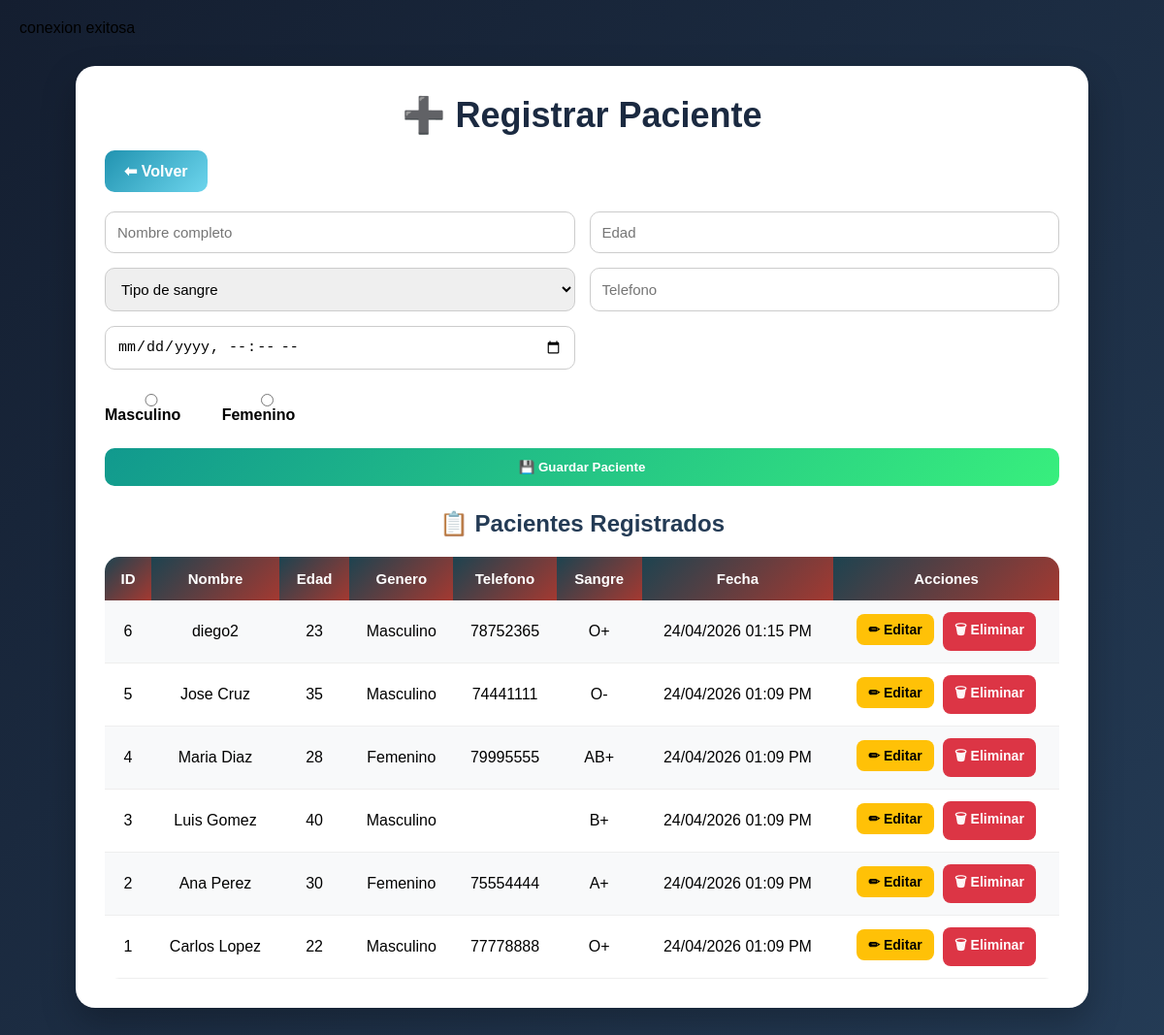
The app's page /agregar.php (signed in) with its own data.
### tables this page shows
CREATE TABLE `pacientes` (
  `id` int(11) NOT NULL,
  `nombre` varchar(100) NOT NULL,
  `edad` int(11) NOT NULL,
  `genero` enum('Masculino','Femenino') NOT NULL,
  `telefono` varchar(20) DEFAULT NULL,
  `tipo_sangre` varchar(5) NOT NULL,
  `fecha_registro` timestamp NULL DEFAULT NULL
);

### agregar.php (the view, shortened to what this page needs)
<?php
include("conexion.php");
$lista = $conexion->query("SELECT * FROM pacientes ORDER BY id DESC");
?>
<!DOCTYPE html>
<html lang="es">
<head>
<link rel="stylesheet" href="css/estilos.css">
</head>
<body>
<div class="contenedor">
<h1>➕ Registrar Paciente</h1>
<div style="margin-bottom:15px;">
<a href="dashboard.php" class="boton-secundario">⬅ Volver</a>
</div>
<form method="POST" class="formulario">
<input type="text" name="nombre" placeholder="Nombre completo" required>
<input type="number" name="edad" placeholder="Edad" required>
<select name="tipo" required>
<option value="">Tipo de sangre</option>
</select>
<input type="text" name="telefono" placeholder="Telefono">
<input type="datetime-local" name="fecha">
<div class="radio-box">
<label>
<input type="radio" name="genero" value="Masculino" required>
Masculino
</label>
<label>
<input type="radio" name="genero" value="Femenino">
Femenino
</label>
</div>
<button type="submit" name="guardar">💾 Guardar Paciente</button>
</form>
<h2>📋 Pacientes Registrados</h2>
<table>
<tr>
<th>ID</th>
<th>Nombre</th>
<th>Edad</th>
<th>Genero</th>
<th>Telefono</th>
<th>Sangre</th>
<th>Fecha</th>
<th>Acciones</th>
</tr>
<?php while($fila = $lista->fetch_assoc()){ ?>
<tr>
<td><?= $fila['id']; ?></td>
<td><?= $fila['nombre']; ?></td>
<td><?= $fila['edad']; ?></td>
<td><?= $fila['genero']; ?></td>
<td><?= $fila['telefono']; ?></td>
<td><?= $fila['tipo_sangre']; ?></td>
<td>
<?php
if($fila['fecha_registro']==NULL || $fila['fecha_registro']==""){
echo "Sin fecha registrada";
}else{
echo date("d/m/Y h:i A", strtotime($fila['fecha_registro']));
}
?>
</td>
<td>
<a href="editar.php?id=<?= $fila['id']; ?>" class="btn-editar">
✏ Editar
</a>
<a href="eliminar.php?id=<?= $fila['id']; ?>"
class="btn-eliminar"
onclick="return confirm('¿Seguro que deseas eliminar este paciente?')">
🗑 Eliminar
</a>
</td>
</tr>
<?php } ?>
</table>
</div>
</body>
</html>

### css/estilos.css (style rules this page uses)
* { margin:0; padding:0; box-sizing:border-box; }
body { font-family:Arial, Helvetica, sans-serif; background:linear-gradient(135deg,#141e30,#243b55); min-height:100vh; padding:20px; }
.contenedor, .panel { width:90%; max-width:1150px; margin:30px auto; background:white; padding:30px; border-radius:20px; box-shadow:0 15px 35px rgba(0,0,0,.25); }
h1 { text-align:center; font-size:36px; margin-bottom:15px; color:#1b2a41; }
h2 { text-align:center; margin:25px 0 15px; color:#243b55; }
button, .boton-secundario, a.boton { display:inline-block; padding:12px 20px; border:none; border-radius:10px; background:linear-gradient(135deg,#11998e,#38ef7d); color:white; text-decoration:none; font-weight:bold; cursor:pointer; transition:.3s; }
.boton-secundario { background:linear-gradient(135deg,#2193b0,#6dd5ed); }
.formulario { display:grid; grid-template-columns:1fr 1fr; gap:15px; margin-top:20px; }
.formulario input, .formulario select { padding:12px; border:1px solid #ccc; border-radius:10px; font-size:15px; outline:none; transition:.3s; width:100%; }
.radio-box { grid-column:1/3; display:flex; gap:25px; padding:10px 0; font-weight:bold; }
.formulario button { grid-column:1/3; }
table { width:100%; border-collapse:collapse; margin-top:20px; overflow:hidden; border-radius:15px; }
th { background:linear-gradient(135deg,#1d4350,#a43931); color:white; padding:14px; font-size:15px; }
td { padding:12px; text-align:center; border-bottom:1px solid #eee; }
tr:nth-child(even) { background:#f8f9fa; }
.btn-editar { background:#ffc107; color:black; padding:8px 12px; border-radius:8px; text-decoration:none; font-size:14px; font-weight:bold; margin-right:5px; display:inline-block; }
.btn-eliminar { background:#dc3545; color:white; padding:8px 12px; border-radius:8px; text-decoration:none; font-size:14px; font-weight:bold; display:inline-block; }
a { text-decoration:none; }

### records on screen
pacientes: id "6", nombre "diego2", edad "23", genero "Masculino", telefono "78752365", tipo_sangre "O+", fecha_registro "24/04/2026 01:15 PM"
pacientes: id "5", nombre "Jose Cruz", edad "35", genero "Masculino", telefono "74441111", tipo_sangre "O-", fecha_registro "24/04/2026 01:09 PM"
pacientes: id "4", nombre "Maria Diaz", edad "28", genero "Femenino", telefono "79995555", tipo_sangre "AB+", fecha_registro "24/04/2026 01:09 PM"
pacientes: id "3", nombre "Luis Gomez", edad "40", genero "Masculino", tipo_sangre "B+", fecha_registro "24/04/2026 01:09 PM"
pacientes: id "2", nombre "Ana Perez", edad "30", genero "Femenino", telefono "75554444", tipo_sangre "A+", fecha_registro "24/04/2026 01:09 PM"
pacientes: id "1", nombre "Carlos Lopez", edad "22", genero "Masculino", telefono "77778888", tipo_sangre "O+", fecha_registro "24/04/2026 01:09 PM"
